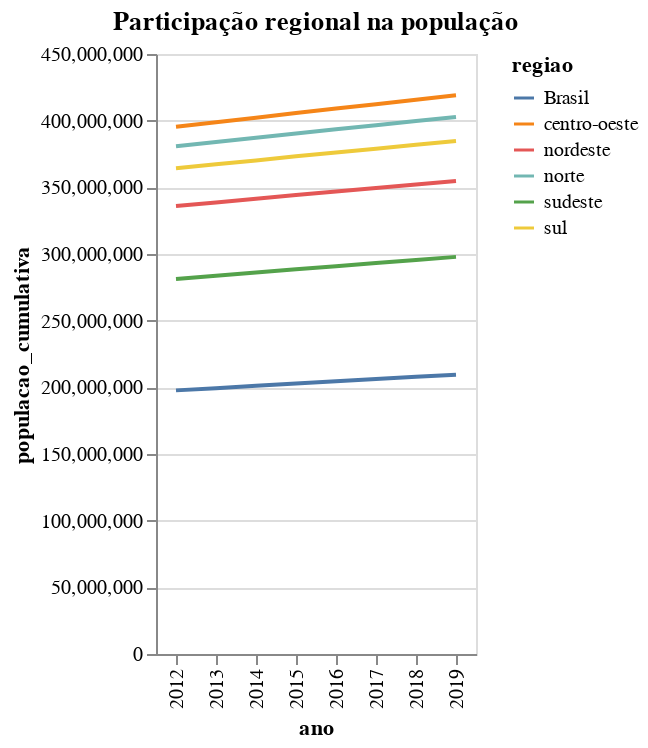

Notebook cell for this chart:
### Markdown cell above
Por fim, quis ordenar a população das regiões e criar uma variável que as soma progressivamente antes de representar, de forma que sua população é a diferença entre a linha que a representa e a inferior a ela.

### Code cell
# Ordenar o DataFrame por ano e população em ordem decrescente para cada ano
complete_df_sorted = complete_df.sort_values(by=['ano', 'populacao'], ascending=[True, False])

# Calcular a soma cumulativa das populações
complete_df_sorted['populacao_cumulativa'] = complete_df_sorted.groupby('ano')['populacao'].cumsum()

# Criar o gráfico de linha com a evolução progressiva da população
chart = alt.Chart(complete_df_sorted).mark_line().encode(
    x='ano:O',
    y='populacao_cumulativa:Q',
    color='regiao:N',
    tooltip=['ano', 'regiao', 'populacao_cumulativa']  # Exibir ano, região e população cumulativa
).properties(
    title='Participação regional na população'
)

chart.show()

### Figure 1 — Vega-Lite specification as saved in the notebook (floating-point values rounded to 4 significant figures)
{"config": {"view": {"continuousWidth": 300, "continuousHeight": 300}}, "data": {"name": "data-ced406b938c494f7c3a4b31cb4f6c9ca"}, "mark": {"type": "line"}, "encoding": {"color": {"field": "regiao", "type": "nominal"}, "tooltip": [{"field": "ano", "type": "quantitative"}, {"field": "regiao", "type": "nominal"}, {"field": "populacao_cumulativa", "type": "quantitative"}], "x": {"field": "ano", "type": "ordinal"}, "y": {"field": "populacao_cumulativa", "type": "quantitative"}}, "title": "Participação regional na população", "$schema": "https://vega.github.io/schema/vega-lite/v5.20.1.json", "datasets": {"data-ced406b938c494f7c3a4b31cb4f6c9ca": [{"ano": 2012, "regiao": "Brasil", "populacao": 197700000.0, "populacao_cumulativa": 197700000.0}, {"ano": 2012, "regiao": "sudeste", "populacao": 83540000.0, "populacao_cumulativa": 281300000.0}, {"ano": 2012, "regiao": "nordeste", "populacao": 54740000.0, "populacao_cumulativa": 336000000.0}, {"ano": 2012, "regiao": "sul", "populacao": 28320000.0, "populacao_cumulativa": 364300000.0}, {"ano": 2012, "regiao": "norte", "populacao": 16450000.0, "populacao_cumulativa": 380800000.0}, {"ano": 2012, "regiao": "centro-oeste", "populacao": 14670000.0, "populacao_cumulativa": 395400000.0}, {"ano": 2013, "regiao": "Brasil", "populacao": 199400000.0, "populacao_cumulativa": 199400000.0}, {"ano": 2013, "regiao": "sudeste", "populacao": 84230000.0, "populacao_cumulativa": 283600000.0}, {"ano": 2013, "regiao": "nordeste", "populacao": 55050000.0, "populacao_cumulativa": 338700000.0}, {"ano": 2013, "regiao": "sul", "populacao": 28550000.0, "populacao_cumulativa": 367200000.0}, {"ano": 2013, "regiao": "norte", "populacao": 16690000.0, "populacao_cumulativa": 383900000.0}, {"ano": 2013, "regiao": "centro-oeste", "populacao": 14880000.0, "populacao_cumulativa": 398800000.0}, {"ano": 2014, "regiao": "Brasil", "populacao": 201100000.0, "populacao_cumulativa": 201100000.0}, {"ano": 2014, "regiao": "sudeste", "populacao": 84940000.0, "populacao_cumulativa": 286000000.0}, {"ano": 2014, "regiao": "nordeste", "populacao": 55360000.0, "populacao_cumulativa": 341400000.0}, {"ano": 2014, "regiao": "sul", "populacao": 28780000.0, "populacao_cumulativa": 370200000.0}, {"ano": 2014, "regiao": "norte", "populacao": 16920000.0, "populacao_cumulativa": 387100000.0}, {"ano": 2014, "regiao": "centro-oeste", "populacao": 15100000.0, "populacao_cumulativa": 402200000.0}, {"ano": 2015, "regiao": "Brasil", "populacao": 202900000.0, "populacao_cumulativa": 202900000.0}, {"ano": 2015, "regiao": "sudeste", "populacao": 85660000.0, "populacao_cumulativa": 288500000.0}, {"ano": 2015, "regiao": "nordeste", "populacao": 55690000.0, "populacao_cumulativa": 344200000.0}, {"ano": 2015, "regiao": "sul", "populacao": 29020000.0, "populacao_cumulativa": 373200000.0}, {"ano": 2015, "regiao": "norte", "populacao": 17160000.0, "populacao_cumulativa": 390400000.0}, {"ano": 2015, "regiao": "centro-oeste", "populacao": 15320000.0, "populacao_cumulativa": 405700000.0}, {"ano": 2016, "regiao": "Brasil", "populacao": 204500000.0, "populacao_cumulativa": 204500000.0}, {"ano": 2016, "regiao": "sudeste", "populacao": 86350000.0, "populacao_cumulativa": 290900000.0}, {"ano": 2016, "regiao": "nordeste", "populacao": 56000000.0, "populacao_cumulativa": 346900000.0}, {"ano": 2016, "regiao": "sul", "populacao": 29260000.0, "populacao_cumulativa": 376100000.0}, {"ano": 2016, "regiao": "norte", "populacao": 17390000.0, "populacao_cumulativa": 393500000.0}, {"ano": 2016, "regiao": "centro-oeste", "populacao": 15540000.0, "populacao_cumulativa": 409100000.0}, {"ano": 2017, "regiao": "Brasil", "populacao": 206200000.0, "populacao_cumulativa": 206200000.0}, {"ano": 2017, "regiao": "sudeste", "populacao": 87010000.0, "populacao_cumulativa": 293200000.0}, {"ano": 2017, "regiao": "nordeste", "populacao": 56300000.0, "populacao_cumulativa": 349500000.0}, {"ano": 2017, "regiao": "sul", "populacao": 29480000.0, "populacao_cumulativa": 379000000.0}, {"ano": 2017, "regiao": "norte", "populacao": 17620000.0, "populacao_cumulativa": 396600000.0}, {"ano": 2017, "regiao": "centro-oeste", "populacao": 15750000.0, "populacao_cumulativa": 412300000.0}, {"ano": 2018, "regiao": "Brasil", "populacao": 207900000.0, "populacao_cumulativa": 207900000.0}, {"ano": 2018, "regiao": "sudeste", "populacao": 87690000.0, "populacao_cumulativa": 295500000.0}, {"ano": 2018, "regiao": "nordeste", "populacao": 56620000.0, "populacao_cumulativa": 352200000.0}, {"ano": 2018, "regiao": "sul", "populacao": 29710000.0, "populacao_cumulativa": 381900000.0}, {"ano": 2018, "regiao": "norte", "populacao": 17870000.0, "populacao_cumulativa": 399700000.0}, {"ano": 2018, "regiao": "centro-oeste", "populacao": 15960000.0, "populacao_cumulativa": 415700000.0}, {"ano": 2019, "regiao": "Brasil", "populacao": 209500000.0, "populacao_cumulativa": 209500000.0}, {"ano": 2019, "regiao": "sudeste", "populacao": 88350000.0, "populacao_cumulativa": 297800000.0}, {"ano": 2019, "regiao": "nordeste", "populacao": 56930000.0, "populacao_cumulativa": 354800000.0}, {"ano": 2019, "regiao": "sul", "populacao": 29930000.0, "populacao_cumulativa": 384700000.0}, {"ano": 2019, "regiao": "norte", "populacao": 18110000.0, "populacao_cumulativa": 402800000.0}, {"ano": 2019, "regiao": "centro-oeste", "populacao": 16170000.0, "populacao_cumulativa": 419000000.0}]}}
